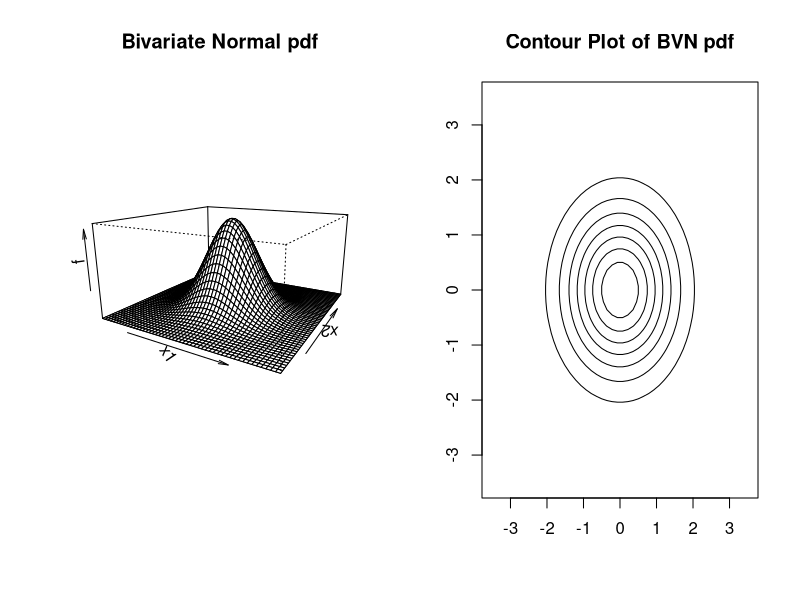
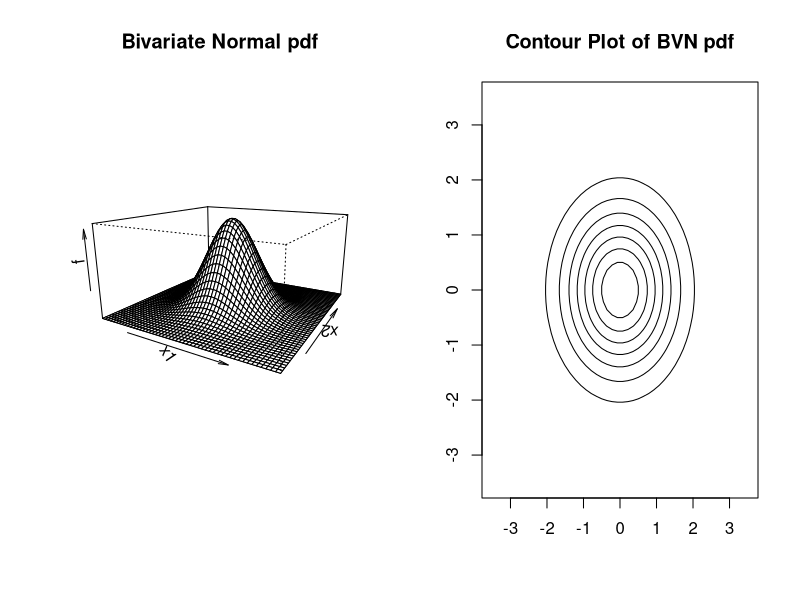
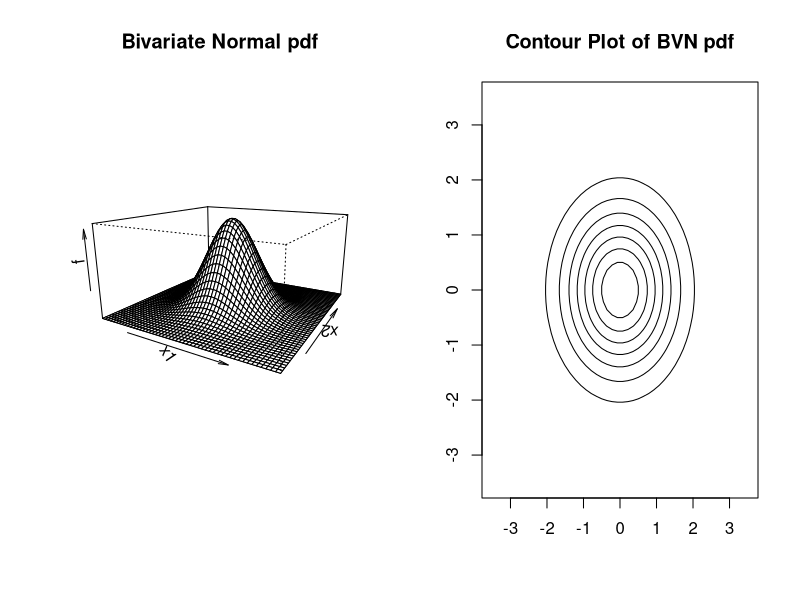
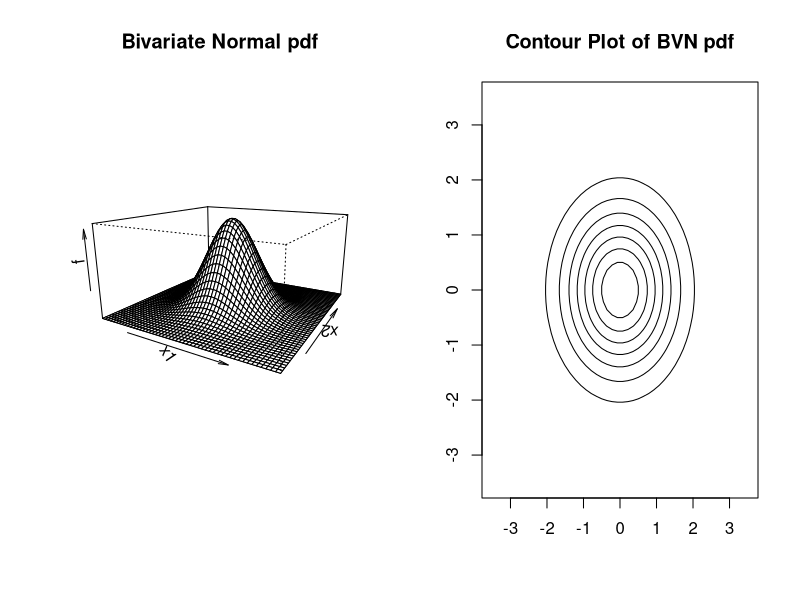
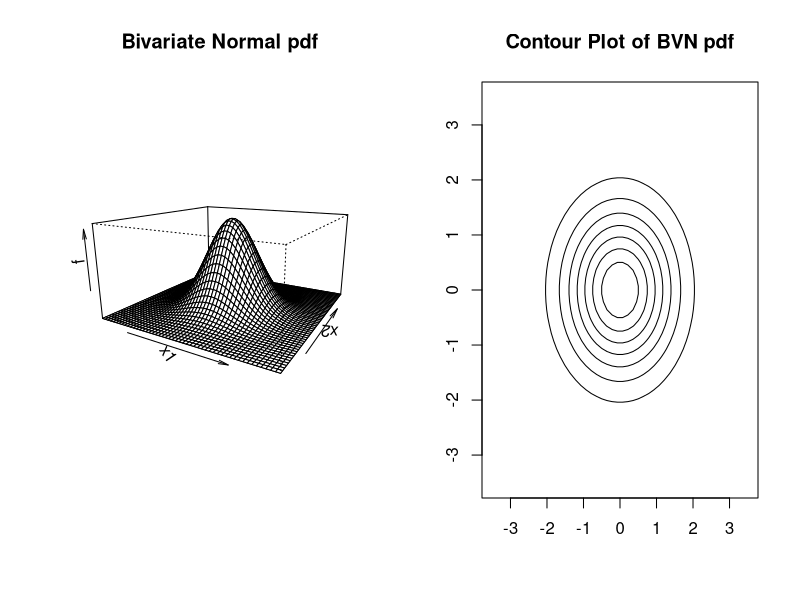
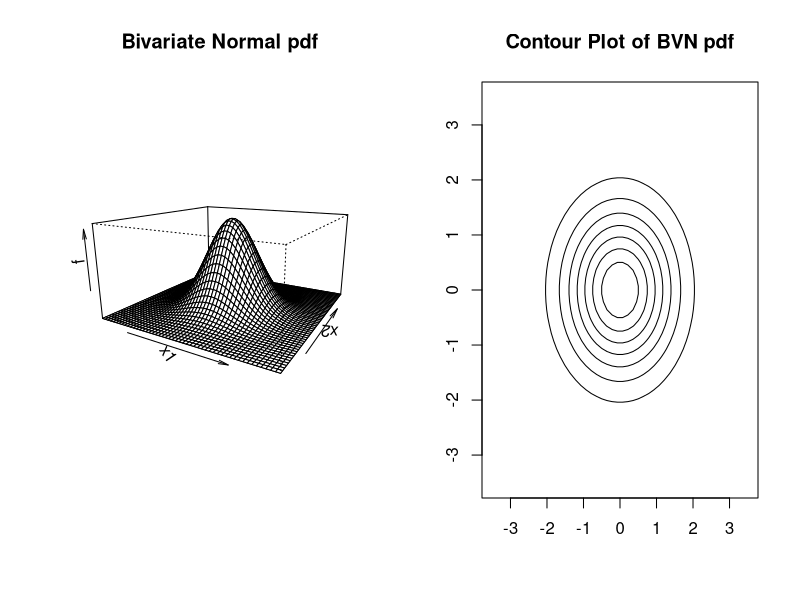
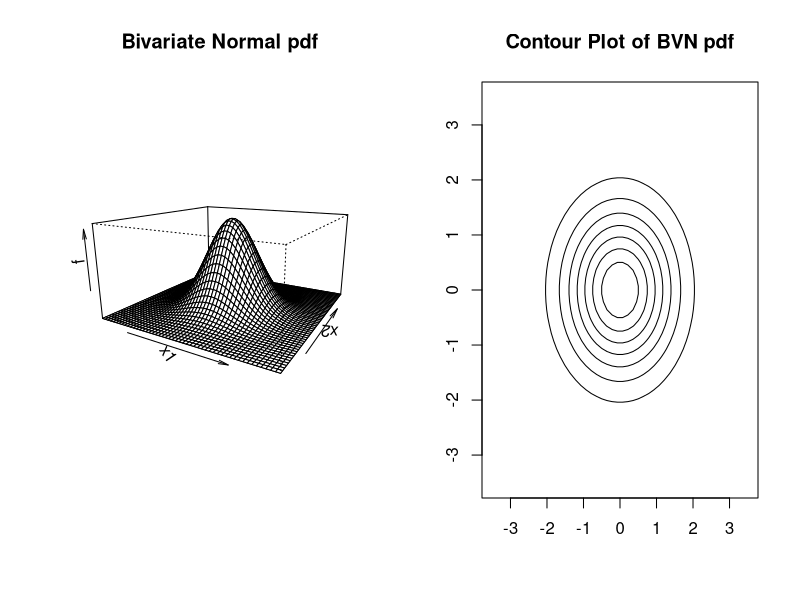
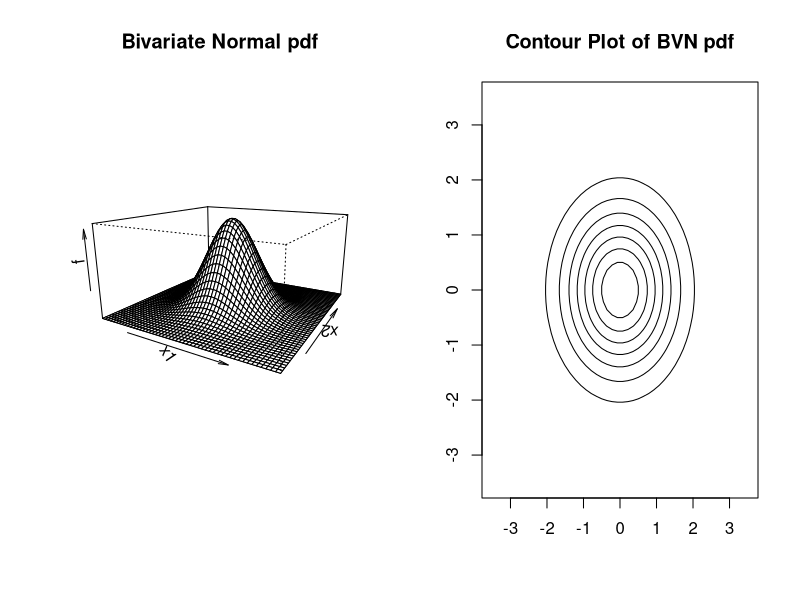

Reproduce these figures in R, in order. (Note: a time limit stopped this script after it produced the figures.)
BVNpdf <- function(mu1,mu2,sig1,sig2,rho) {
par(mfrow=c(1,2))
s12 = sig1*sig2*rho
s11 = sig1^2
s22 = sig2^2
Sig <- matrix(c(s11,s12,s12,s22),ncol=2,nrow=2,byrow=T)
Sinv <- solve(Sig)
x1 <- seq(mu1 - 3.5*sig1,mu1+3.5*sig1,len=50)
fx1 <- seq(-3.5,3.5,len=50)
x2 <- seq(mu2 - 3.5*sig2,mu2+3.5*sig2,len=50)
fx2 <- seq(-3.5,3.5,len=50)
f <- function(x1,x2) {    
                cons <- ((2*pi)*det(Sig)^.5)^{-1}
                cons*exp(-(.5*(1 - rho^2)^{-1})*(x1^2+x2^2-2*rho*x1*x2))
        }
f <- outer(fx1,fx2,f)
persp(x1,x2,f,theta = 30, expand=.50)
title(main="Bivariate Normal pdf")
contour(x1,x2,f,lty="solid",drawlabels=F)
title(main="Contour Plot of BVN pdf")
BVNpdf(mu1,mu2,sig1,sig2,rho)
par(mfrow=c(1,1))
}

BVNpdf(0,0,1,1,0)
BVNpdf(0,0,1,1,0.8)
BVNpdf(0,0,1,1,-0.8)
